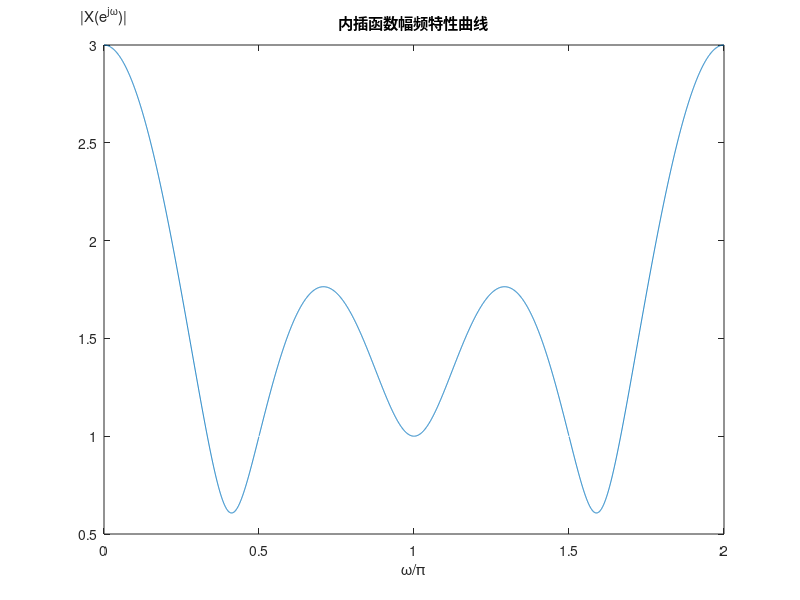

Reproduce this figure in MATLAB.
x = [1, 1, 0, 1];
n = 0:3;

%将[0, 2pi]分成5000个点
N = 5000; 
k = 0:N-1; 
w = (2*pi/N) * k;

%DTFT变换
% DTFT_X = x * (exp(-1j * 2*pi / N)).^(n' * k);



N = length(x); 
k = 0:N-1; 



DFT_X = x * (exp(-1j * 2*pi / N)).^(n' * k);

% k(N+1) = N;

% k = k / 2;
% DFT_X(5) = 3;
% % subplot(3, 2, 3);
% stem(k, abs(DFT_X), 'filled');

% % set(gca, 'XTick', 0:1:3);  % 此时划分为了5段，每段长10，网格线和坐标轴都发生了变化

% title('DFT幅频特性图');
% xlabel('k');
% ylabel('X(k)', "Rotation", 0, "Position", [0, 3.1]);


% hold on;


% % subplot(3, 2, 1);
% plot(w/pi, abs(DTFT_X));
% title('DTFT幅频特性曲线');
% xlabel('\omega/\pi');
% ylabel('|X(e^{j\omega})|', "Rotation", 0, "Position", [0, 3.1]);


% subplot(3, 2, 2);
% plot(w/pi, angle(DTFT_X));
% title('DTFT相频特性曲线');
% xlabel('w/pi');


% %DFT变换



% subplot(3, 2, 4);
% stem(k, angle(DFT_X), '.');
% title('DFT相频特性图');
% xlabel('k');



% %内插函数重建X(e^-jw)

% %将[0, 2pi]分成5000个点
m = 5000; 
k = 0:m-1; 
w = (2*pi/m) * k;

W = ones(N, m);

for i = 0:N-1
    for j = 0:m-1
        W(i+1, j+1) = (1-exp(-1j * 2*pi / m * N * j)) / (1 - exp(1j * 2*pi / N * i) ...
        * exp(-1j * 2*pi / m * j));
    end
end

interp_X = 1 / N * DFT_X * W;


% subplot(3, 2, 5);
plot(w/pi, abs(interp_X));
title('内插函数幅频特性曲线');
xlabel('\omega/\pi');
ylabel('|X(e^{j\omega})|', "Rotation", 0, "Position", [0, 3.1]);

% subplot(3, 2, 6);
% plot(w/pi, angle(interp_X));
% title('内插函数相频特性曲线');
% xlabel('w/pi');